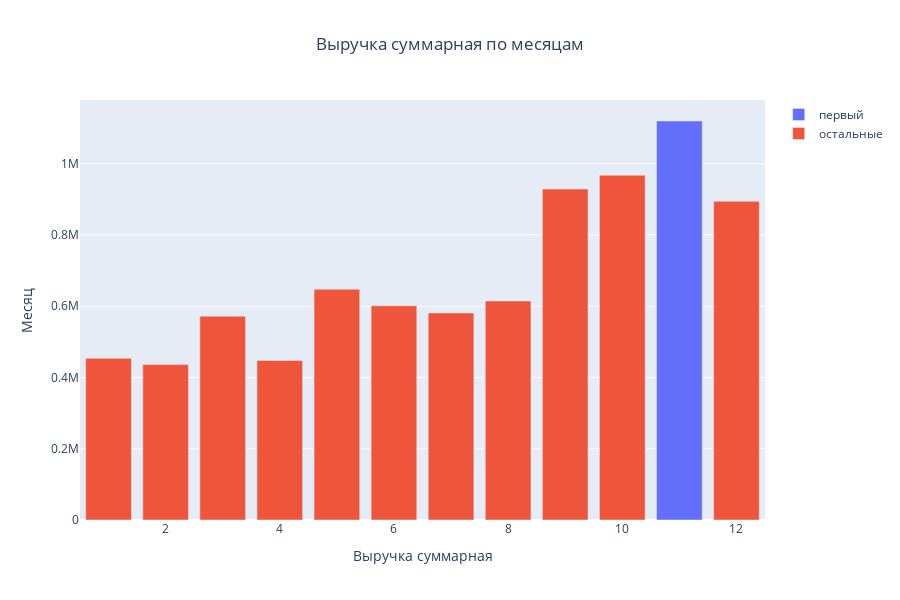

Notebook source saved alongside this figure:
### Markdown cell above
### Задание 4.5
Добавьте в таблицу с транзакциями признаки месяца, дня недели и часа совершения покупки.

Постройте визуализацию, отражающую распределение суммарной выручки от заказов по месяцам. Укажите номер самого прибыльного для компании месяца. Предположите, почему так происходит.

### Code cell
data['InvoiceDate'] = pd.to_datetime(data['InvoiceDate'])

data['month'] = data['InvoiceDate'].dt.month
data['day_of_week'] = data['InvoiceDate'].dt.day_name ()
data['hour'] = data['InvoiceDate'].dt.hour

month_revenue = data.groupby('month')['TotalPrice'].sum().sort_values(ascending=False)
month_revenue = pd.DataFrame(month_revenue).reset_index().rename(mapper={'TotalPrice': 'Revenue'}, axis=1)

fig = go.Figure()

fig.add_trace(go.Bar(y=month_revenue['Revenue'][:1], 
                     x=month_revenue['month'][:1], 
                     name='первый')
              )

fig.add_trace(go.Bar(y=month_revenue['Revenue'][1:], 
                     x=month_revenue['month'][1:], 
                     name='остальные')
              )

fig.update_layout(title='Выручка суммарная по месяцам', 
                  title_x = 0.5,
                  height=600)

fig.update_xaxes(title_text='Выручка суммарная')
fig.update_yaxes(title_text='Месяц')

fig.show()

### Figure 1 — Plotly figure (JSON) as saved in the notebook; plotly's stock layout.template omitted (floating-point values rounded to 4 significant figures)
{"data": [{"name": "первый", "type": "bar", "x": [11], "y": [1120000.0]}, {"name": "остальные", "type": "bar", "x": [10, 9, 12, 5, 8, 6, 7, 3, 1, 4, 2], "y": [967400.0, 928600.0, 894100.0, 647400.0, 614700.0, 601200.0, 581000.0, 571900.0, 453600.0, 447900.0, 436000.0]}], "layout": {"height": 600, "title": {"text": "Выручка суммарная по месяцам", "x": 0.5}, "xaxis": {"title": {"text": "Выручка суммарная"}}, "yaxis": {"title": {"text": "Месяц"}}}}
